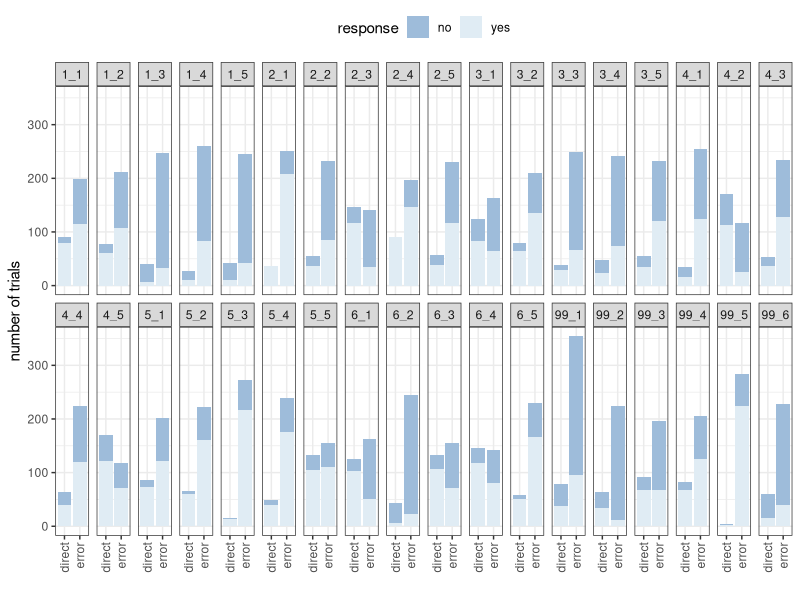
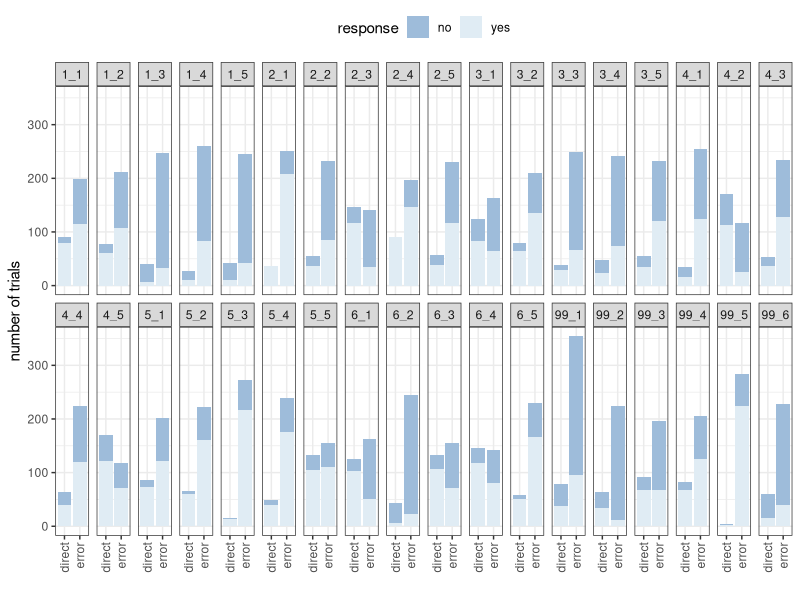
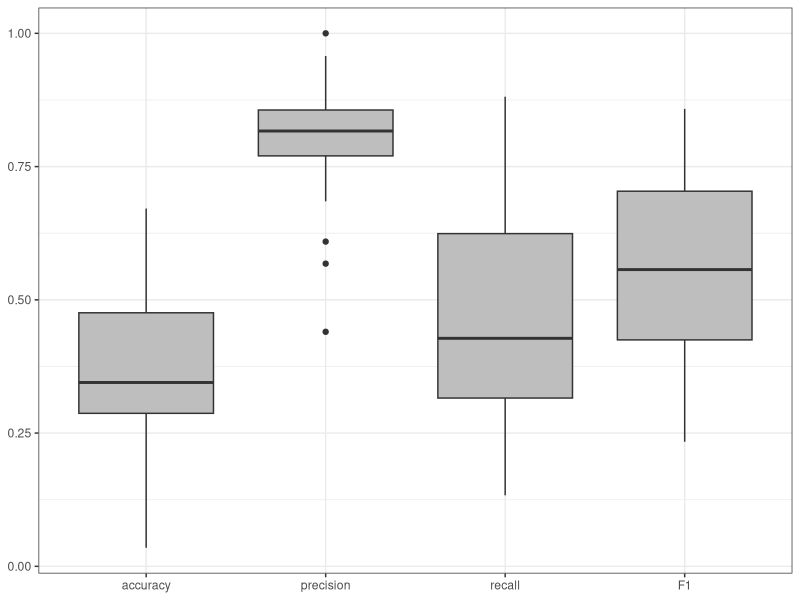
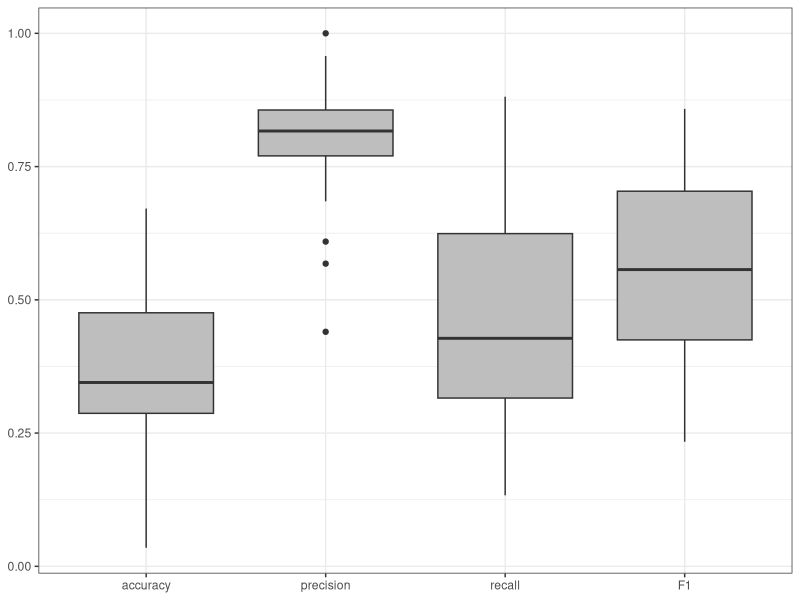

Source code (R) for these figures, in order:
library(ggplot2)
library(dplyr)
library(colorspace)
options(digits=3)

fDat = read.csv("aoiFixationData.csv")
rDat = read.csv("responseCapture.csv")
fDat$observer = factor(fDat$observer)
rDat$observer = factor(rDat$observer)

# plot basic results for distracter trials. 
plt = ggplot(filter(rDat, distracter==1), aes(x=type, fill=thought)) + geom_bar(stat="count") + facet_wrap(~observer, nrow=2)
plt = plt + theme_bw() + scale_y_continuous(name="number of trials") + scale_x_discrete(name=" ")
plt = plt + theme(legend.position="top") + scale_fill_discrete(name="responded that the trial was:")
plt = plt + theme(axis.text.x=element_text(angle=90,hjust=1,vjust=0.5))
plt = plt + scale_fill_brewer(type="seq", palette=3, name="response", direction=-1)
ggsave("../graphs/capturedAndThoughtA.pdf", width=10, height=4)
ggsave("../graphs/capturedAndThoughtA.png", width=10, height=4)

# calculate prec and recall for each person
dat_pr = data.frame(person=character(), stat=factor(levels=c('accuracy', 'precision', 'rec')), val=numeric())

for (person in levels(rDat$observer))
{
	pdat = rDat[which(rDat$observer==person),]
	prec = sum(pdat$type=="error" & pdat$thought=="no")/sum(pdat$thought=="no")
	recall = sum(pdat$type=="error" & pdat$thought=="no")/sum(pdat$type=="error")
	acc = mean((pdat$type=="error") == (pdat$thought==FALSE))
	
	dat_pr = rbind(dat_pr, data.frame(person=person, stat="precision", val=prec))
	dat_pr = rbind(dat_pr, data.frame(person=person, stat="recall", val=recall))
	dat_pr = rbind(dat_pr, data.frame(person=person, stat="F1", val=2*prec*recall/(prec+recall)))
	dat_pr= rbind(dat_pr, data.frame(person=person, stat="accuracy", val=acc))
}

dat_pr$stat = factor(dat_pr$stat, levels=c('accuracy', 'precision', 'recall', "F1"))
plt = ggplot(dat_pr, aes(x=stat, y=val)) + geom_boxplot(fill="grey")
plt = plt + theme_bw() + theme(axis.title.x = element_blank(), axis.title.y = element_blank(), legend.position="none")
ggsave("../graphs/f1score.pdf", height=5, width=5)
ggsave("../graphs/f1score.png", height=5, width=5)


